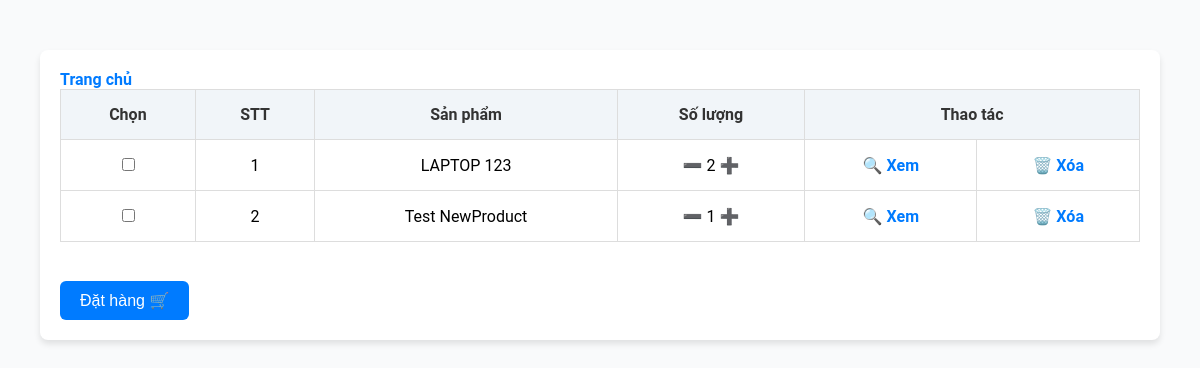
The app's page /user/cart.php (signed in) with its own data.
### tables this page shows
CREATE TABLE `t_shopping_cart` (
  `id` int(11) NOT NULL,
  `userId` int(11) DEFAULT NULL,
  `productId` int(11) DEFAULT NULL,
  `quantity` tinyint(4) DEFAULT NULL,
  `added_at` timestamp NOT NULL DEFAULT current_timestamp()
);

CREATE TABLE `t_product` (
  `id` int(11) NOT NULL,
  `name` varchar(100) DEFAULT NULL,
  `ram` tinyint(4) DEFAULT NULL,
  `ssd` tinyint(4) DEFAULT NULL,
  `hdd` tinyint(4) DEFAULT NULL,
  `weight` float DEFAULT NULL,
  `screen` float DEFAULT NULL,
  `cpu` varchar(30) DEFAULT NULL,
  `isDiscount` tinyint(1) DEFAULT NULL,
  `price` int(11) DEFAULT NULL,
  `image` varchar(255) DEFAULT NULL,
  `description` text DEFAULT NULL,
  `info` text DEFAULT NULL,
  `quantity` int(11) DEFAULT NULL,
  `brandId` int(11) DEFAULT NULL,
  `typeId` int(11) DEFAULT NULL,
  `sold` int(11) DEFAULT NULL,
  `percent` int(11) DEFAULT NULL,
  `newPrice` int(11) DEFAULT NULL
);

### config/config.php (called while the page is built)
<?php
$config = [
    'HOST' => 'http://localhost/',
    'PROJECT_NAME' => 'Laptop Store',
    'ROOT_FOLDER' => 'TMPWEB'
];
$config['BASE_URL'] = $config['HOST'] . $config['ROOT_FOLDER'];
return $config;

### db/connect.php (called while the page is built, shortened)
<?php
class Database {
    private $host = 'localhost';
    private $db_name = 'db_laptop';
    private $username = 'root';
    private $password = '';
    private function connect() {
        try {
            $this->conn = new PDO("mysql:host={$this->host};dbname={$this->db_name}", $this->username, $this->password);
        } catch (PDOException $e) {
            echo "Connection error: " . $e->getMessage();
        }
    }
}
?>

### db/cart.php (called while the page is built)
<?php
    require_once 'connect.php';
    class Cart extends Database{
        public function getCartDetails($userId) {
            $sql = "SELECT
                        sc.*,
                        u.username, u.email, u.username AS user_name,
                        p.name AS product_name, p.price, p.image
                    FROM
                        t_shopping_cart sc
                    JOIN
                        t_users u ON sc.userId = u.id
                    JOIN
                        t_product p ON sc.productId = p.id
                    WHERE
                        sc.userId = :userId";
            $stmt = $this->conn->prepare($sql);
            $stmt->bindValue(':userId', $userId);
            $stmt->execute();
            return $stmt->fetchAll(PDO::FETCH_ASSOC);
        }
    }
?>

### user/cart.php (the view, shortened to what this page needs)
<?php
$config = require_once (dirname(__DIR__)) . '/config/config.php';
require_once (dirname(__DIR__)) . '/db/cart.php';
$cartDb = new Cart();
$cartDetails = $cartDb->getCartDetails($_SESSION['user']['id']);
?>
<!DOCTYPE html>
<html lang="vi">
<head>
</head>
<body>
    <div class="container">
        <a href="<?php echo $config['BASE_URL']; ?>">Trang chủ</a>
        <?php if ($cartDetails && count($cartDetails) > 0): ?>
        <form method="POST" action="cart.php">
            <table class="cart-table">
                <thead>
                    <tr>
                        <th>Chọn</th>
                        <th>STT</th>
                        <th>Sản phẩm</th>
                        <th>Số lượng</th>
                        <th colspan="2">Thao tác</th>
                    </tr>
                </thead>
                <tbody>
                    <?php $i = 1;
                        foreach ($cartDetails as $cart): ?>
                    <tr>
                        <td><input type="checkbox" name="selected_products[]" value="<?php echo $cart['productId']; ?>">
                        </td>
                        <td><?php echo $i; ?></td>
                        <td><?php echo $cart['product_name']; ?></td>
                        <td>
                            <a href="cart.php?action=low&pid=<?php echo $cart['productId']; ?>">➖</a>
                            <?php echo $cart['quantity']; ?>
                            <a href="cart.php?action=up&pid=<?php echo $cart['productId']; ?>">➕</a>
                        </td>
                        <td>
                            <a
                                href="<?php echo $config['HOST'] . "/" . $config['ROOT_FOLDER'] . "/views/product.php?id=" . $cart['productId']; ?>">🔍
                                Xem</a>
                        </td>
                        <td>
                            <a href="cart.php?action=delete&cartId=<?php echo $cart['id']; ?>">🗑️ Xóa</a>
                        </td>
                    </tr>
                    <?php $i++;
                        endforeach; ?>
                </tbody>
            </table>
            <br>
            <button type="submit" name="submit">Đặt hàng 🛒</button>
        </form>
        <?php endif; ?>
    </div>
</body>
</html>

### user/cart.php (style rules this page uses)
body { font-family: 'Roboto', Arial, sans-serif; background-color: #f9fafb; margin: 0; padding: 0; }
.container { width: 90%; max-width: 1200px; margin: 50px auto; background-color: #ffffff; border-radius: 8px; box-shadow: 0 4px 6px rgba(0, 0, 0, 0.1); padding: 20px; }
.container a { text-decoration: none; color: #007bff; font-weight: bold; }
.cart-table { width: 100%; border-collapse: collapse; margin-bottom: 20px; font-size: 16px; }
.cart-table th, .cart-table td { border: 1px solid #ddd; padding: 15px; text-align: center; }
.cart-table th { background-color: #f1f5f9; color: #333; font-weight: bold; }
.cart-table td a { color: #007bff; text-decoration: none; font-weight: bold; }
button { background-color: #007bff; color: #fff; padding: 10px 20px; border: none; border-radius: 6px; font-size: 16px; cursor: pointer; }

### records on screen
t_shopping_cart: productId.name "LAPTOP 123", quantity "2"
t_shopping_cart: productId.name "Test NewProduct", quantity "1"
